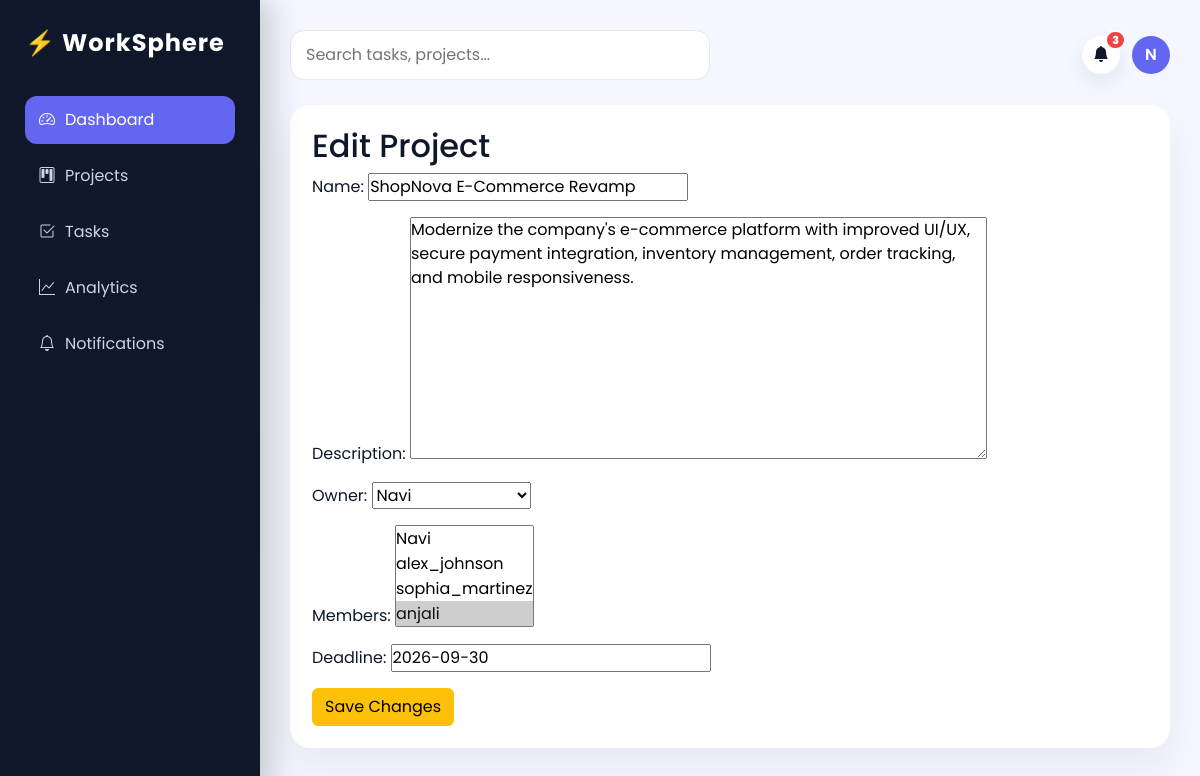
The page /projects/edit/1/ (signed in) on the database its author committed.
### projects/models.py (models this page shows, shortened)
class Project(models.Model):
    name = models.CharField(max_length=200)
    description = models.TextField(blank=True, null=True)
    owner = models.ForeignKey(
        settings.AUTH_USER_MODEL,
        on_delete=models.CASCADE,
        related_name='owned_projects'
    )
    members = models.ManyToManyField(
        settings.AUTH_USER_MODEL,
        blank=True,
        related_name='project_memberships'
    )
    deadline = models.DateField(null=True, blank=True)
    created_at = models.DateTimeField(auto_now_add=True)

### projects/views.py (the view)
# urls.py: path('projects/edit/<int:project_id>/',edit_project,name='edit_project'),
def edit_project(request, project_id):
    project = get_object_or_404(Project, id=project_id)
    if project.owner != request.user:
        return HttpResponseForbidden("Not allowed")
    if request.method == "POST":
        form = ProjectForm(request.POST, instance=project)
        if form.is_valid():
            form.save()
            create_notification(
                request.user,
                f"Project '{project.name}' was updated."
            )
            return redirect("project_detail", project_id=project.id)
    else:
        form = ProjectForm(instance=project)
    return render(request, "projects/edit_project.html", {"form": form})

### projects/forms.py
class ProjectForm(forms.ModelForm):
    class Meta:
        model = Project
        fields = [
            'name',
            'description',
            'owner',
            'members',
            'deadline'
        ]

### notifications/context_processors.py (called while the page is built)
def unread_notifications(request):
    if request.user.is_authenticated:
        return {
            "unread_notifications_count": request.user.notifications.filter(
                is_read=False
            ).count()
        }
    return {"unread_notifications_count": 0}

### templates/projects/edit_project.html (shortened to what this page needs)
{% extends 'base.html' %}
{% block content %}
<div class="card-box">
    <h2>Edit Project</h2>
    <form method="POST">
        {{ form.as_p }}
        <button class="btn btn-warning">
            Save Changes
        </button>
    </form>
</div>
{% endblock %}

### static/css/style.css (style rules this page uses)
:root { --primary:#6366f1; --secondary:#8b5cf6; --success:#10b981; --warning:#f59e0b; --danger:#ef4444; --bg:#f4f7ff; --card:#ffffff; --text:#0f172a; --muted:#64748b; --sidebar:#0f172a; }
* { margin:0; padding:0; box-sizing:border-box; font-family:'Poppins',sans-serif; }
body { background:var(--bg); color:var(--text); }
.card-box { background:var(--card); padding:22px; border-radius:20px; box-shadow:0 20px 40px rgba(0,0,0,0.06); }

### rows shown on the page
Project: name "ShopNova E-Commerce Revamp", description "Modernize the company's e-commerce platform with improved UI/UX, secure payment integration, inventory management, order tracking, and mobile responsiveness.", owner "Navi", deadline "2026-09-30"

### other values the page prints
{{ unread_notifications_count }} "3"
